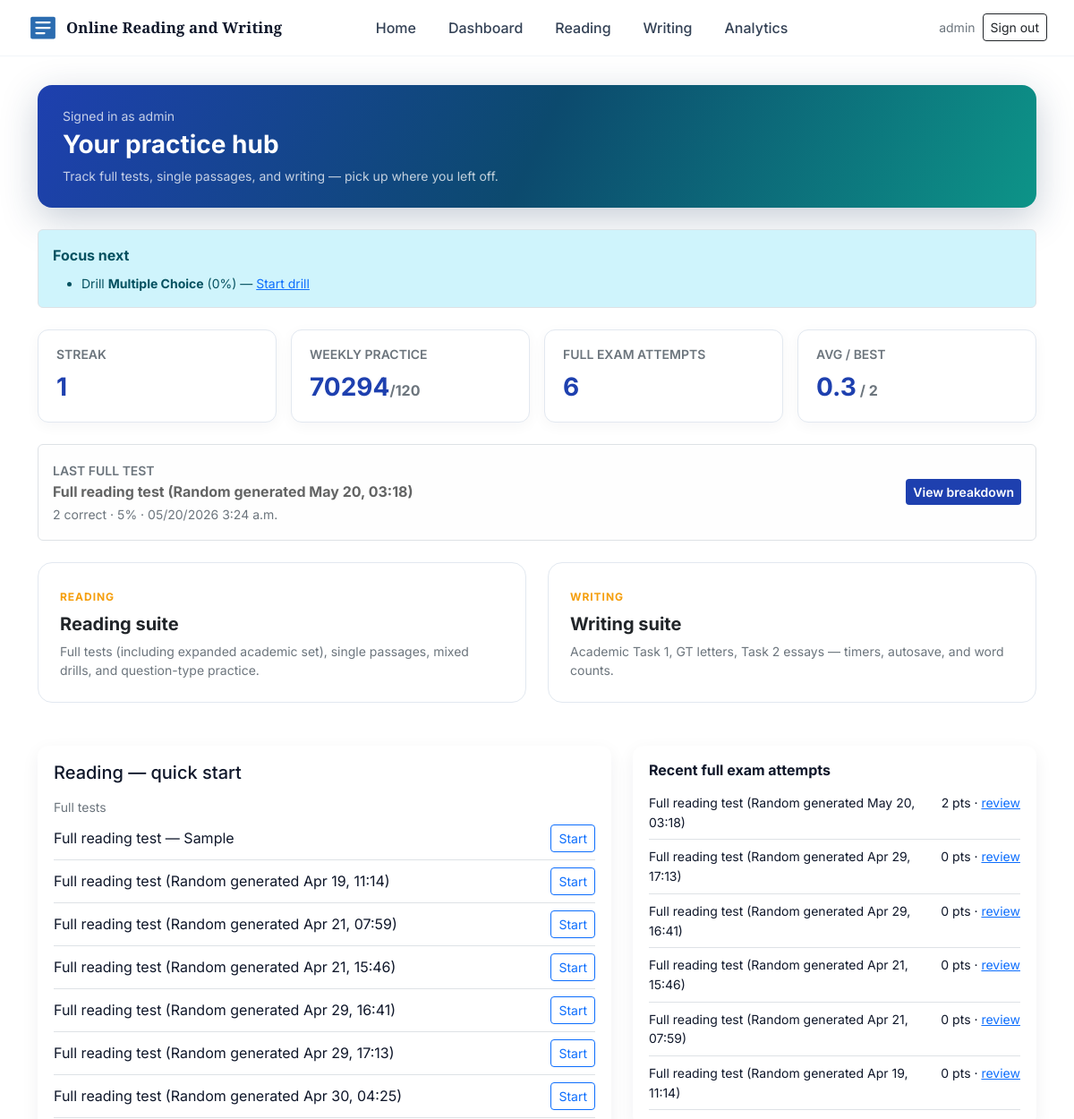
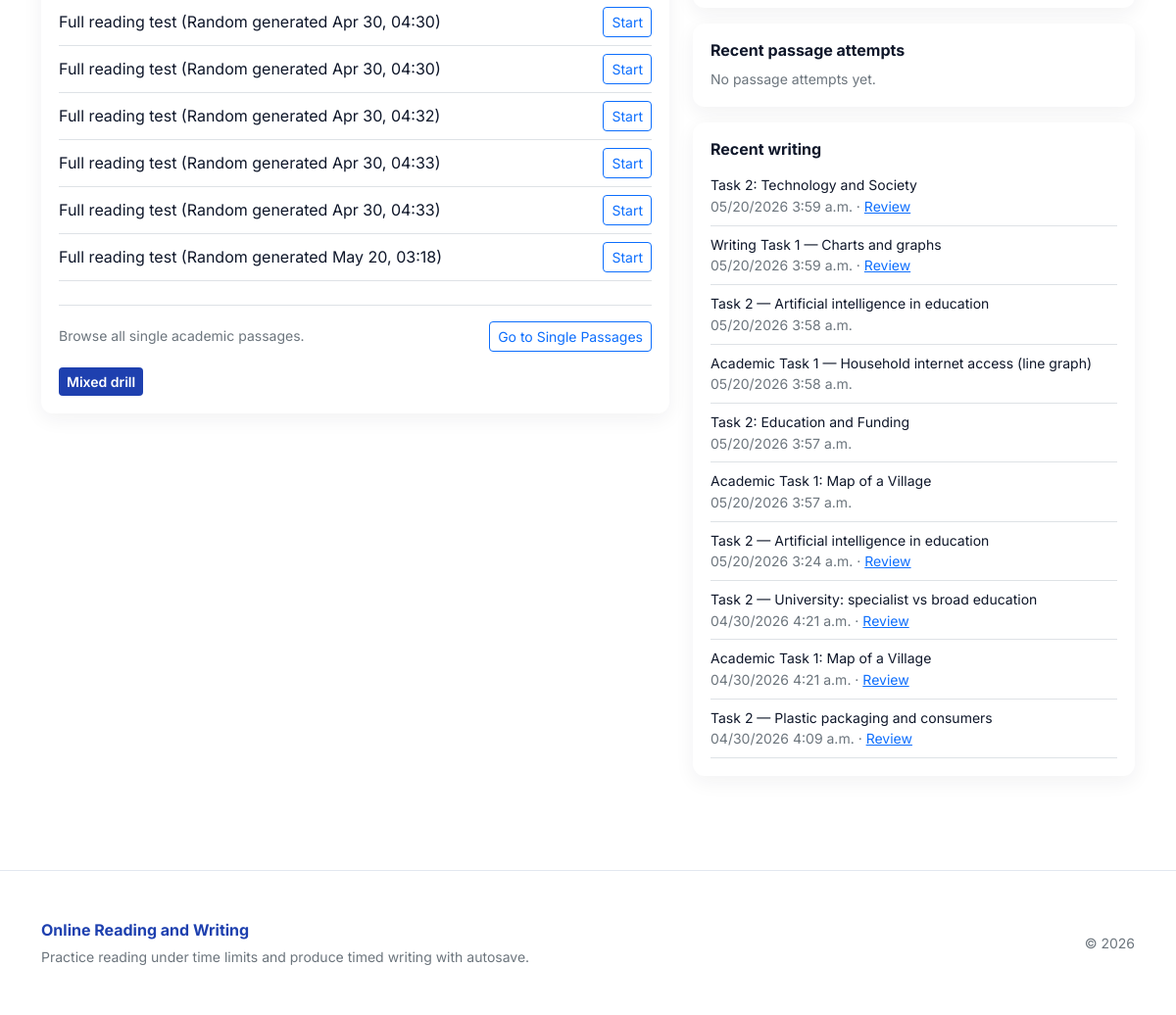
The page /dashboard/ (signed in) on the database its author committed (2 pictures, top to bottom).
### ielts/models.py (models this page shows, shortened)
class LearnerProfile(models.Model):
    user = models.OneToOneField(User, on_delete=models.CASCADE, related_name="learner_profile")
    target_band = models.DecimalField(max_digits=3, decimal_places=1, null=True, blank=True)
    weekly_goal_minutes = models.PositiveIntegerField(default=120)
    streak_days = models.PositiveIntegerField(default=0)
    last_practice_date = models.DateField(null=True, blank=True)

class ReadingExamAttempt(models.Model):
    user = models.ForeignKey(User, on_delete=models.CASCADE, related_name="reading_exam_attempts")
    exam = models.ForeignKey(ReadingExam, on_delete=models.CASCADE)
    answers = models.JSONField(default=dict, blank=True)
    score = models.IntegerField(default=0)
    started_at = models.DateTimeField(default=timezone.now)
    submitted_at = models.DateTimeField(null=True, blank=True)

class ReadingExam(models.Model):
    slug = models.SlugField(unique=True, max_length=80)
    title = models.CharField(max_length=200)
    description = models.TextField(blank=True)
    time_limit_minutes = models.IntegerField(default=60)

class WritingAttempt(models.Model):
    user = models.ForeignKey(User, on_delete=models.CASCADE)
    task = models.ForeignKey(WritingTask, on_delete=models.CASCADE)
    content = models.TextField(blank=True)
    started_at = models.DateTimeField(default=timezone.now)
    updated_at = models.DateTimeField(auto_now=True)
    submitted = models.BooleanField(default=False)
    submitted_at = models.DateTimeField(null=True, blank=True)
    word_count = models.PositiveIntegerField(default=0)
    self_review = models.JSONField(default=dict, blank=True)

class WritingTask(models.Model):
    TASK_KIND_ACADEMIC_T1 = "academic_t1"
    TASK_KIND_ESSAY = "t2_essay"
    TASK_KIND_CHOICES = (
        (TASK_KIND_ACADEMIC_T1, "Task 1 — Academic (graphs, charts, etc.)"),
        (TASK_KIND_ESSAY, "Task 2 — Essay"),
    )
    title = models.CharField(max_length=200)
    prompt = models.TextField()
    time_limit_minutes = models.IntegerField(default=20)
    task_kind = models.CharField(
        max_length=20,
        choices=TASK_KIND_CHOICES,
        default=TASK_KIND_ESSAY,
    )
    scenario = models.JSONField(default=dict, blank=True)
    visual = models.JSONField(default=dict, blank=True)

### ielts/views.py (the view)
# urls.py: path("dashboard/", views.dashboard, name="dashboard"),
@login_required
def dashboard(request):
    ensure_sample_data()
    writing_tasks = WritingTask.objects.all()
    reading_passages = ReadingPassage.objects.all()
    writing_attempts = WritingAttempt.objects.filter(user=request.user).order_by("-updated_at")[:10]
    reading_attempts = ReadingAttempt.objects.filter(user=request.user).order_by("-submitted_at")[:10]
    exams = ReadingExam.objects.all()
    exam_attempts = (
        ReadingExamAttempt.objects.filter(user=request.user, submitted_at__isnull=False)
        .select_related("exam")
        .order_by("-submitted_at")[:10]
    )
    exam_stats = ReadingExamAttempt.objects.filter(user=request.user, submitted_at__isnull=False).aggregate(
        n=Count("id"),
        avg_score=Avg("score"),
        best_score=Max("score"),
    )
    last_exam = exam_attempts.first() if exam_attempts else None
    last_exam_pct = None
    last_exam_band = None
    if last_exam:
        total_q = 0
        for sec in last_exam.exam.sections.prefetch_related("passage__questions"):
            total_q += sec.passage.questions.count()
        if total_q:
            last_exam_pct = round(100 * last_exam.score / total_q)
            last_exam_band = reading_band_from_raw(last_exam.score, total_q)
    profile, _ = LearnerProfile.objects.get_or_create(user=request.user)
    weekly_mins = weekly_practice_minutes(request.user)
    focus = focus_recommendations(request.user)
    return render(
        request,
        "ielts/dashboard.html",
        {
            "writing_tasks": writing_tasks,
            "reading_passages": reading_passages,
            "writing_attempts": writing_attempts,
            "reading_attempts": reading_attempts,
            "reading_exams": exams,
            "exam_attempts": exam_attempts,
            "exam_stats": exam_stats,
            "last_exam_attempt": last_exam,
            "last_exam_pct": last_exam_pct,
            "last_exam_band": last_exam_band,
            "learner_profile": profile,
            "weekly_minutes": weekly_mins,
            "weekly_goal": profile.weekly_goal_minutes,
            "focus": focus,
        },
    )

### ielts/templates/ielts/dashboard.html (shortened to what this page needs)
{% extends 'ielts/base.html' %}
{% block content %}
  <div class="dash-welcome mb-4">
    <p class="small text-white-50 mb-1">Signed in as {{ user.username }}</p>
    <h1 class="h3 fw-bold mb-2">Your practice hub</h1>
    <p class="mb-0 text-white-50 small">Track full tests, single passages, and writing — pick up where you left off.</p>
  </div>
  {% if focus.reading or focus.writing %}
  <div class="alert alert-info border mb-4">
    <div class="fw-bold mb-2">Focus next</div>
    <ul class="mb-0 small">
      {% if focus.reading %}
        <li>Drill <strong>{{ focus.reading.label }}</strong> ({{ focus.reading.accuracy }}%) —
          <a href="{% url 'ielts:reading_practice' focus.reading.type_slug %}">Start drill</a></li>
      {% endif %}
    </ul>
  </div>
  {% endif %}
  <div class="row g-3 mb-4">
    <div class="col-sm-3">
      <div class="dash-stat-pill h-100">
        <div class="small text-muted text-uppercase fw-semibold mb-1">Streak</div>
        <div class="fs-3 fw-bold text-brand">{{ learner_profile.streak_days }}</div>
      </div>
    </div>
    <div class="col-sm-3">
      <div class="dash-stat-pill h-100">
        <div class="small text-muted text-uppercase fw-semibold mb-1">Weekly practice</div>
        <div class="fs-3 fw-bold text-brand">{{ weekly_minutes }}<span class="fs-6 text-muted">/{{ weekly_goal }}</span></div>
      </div>
    </div>
    <div class="col-sm-3">
      <div class="dash-stat-pill h-100">
        <div class="small text-muted text-uppercase fw-semibold mb-1">Full exam attempts</div>
        <div class="fs-3 fw-bold text-brand">{{ exam_stats.n|default:0 }}</div>
      </div>
    </div>
    <div class="col-sm-3">
      <div class="dash-stat-pill h-100">
        <div class="small text-muted text-uppercase fw-semibold mb-1">Avg / best</div>
        <div class="fs-3 fw-bold text-brand">{% if exam_stats.avg_score is not None %}{{ exam_stats.avg_score|floatformat:1 }}{% else %}—{% endif %}<span class="fs-6 text-muted"> / {% if exam_stats.best_score is not None %}{{ exam_stats.best_score }}{% else %}—{% endif %}</span></div>
      </div>
    </div>
  </div>
  {% if last_exam_attempt %}
    <div class="alert alert-light border mb-4 d-flex flex-wrap justify-content-between align-items-center gap-2">
      <div>
        <span class="small text-muted text-uppercase fw-semibold">Last full test</span>
        <div class="fw-bold">{{ last_exam_attempt.exam.title }}</div>
        <span class="small text-muted">{{ last_exam_attempt.score }} correct{% if last_exam_pct is not None %} · {{ last_exam_pct }}%{% endif %}{% if last_exam_band %} · ≈ Band {{ last_exam_band }}{% endif %} · {{ last_exam_attempt.submitted_at|date:'SHORT_DATETIME_FORMAT' }}</span>
      </div>
      <a href="{% url 'ielts:exam_result' last_exam_attempt.id %}" class="btn btn-sm btn-cta">View breakdown</a>
    </div>
  {% endif %}
  <div class="row g-4 mb-5">
    <div class="col-md-6">
      <a href="{% url 'ielts:reading_hub' %}" class="text-decoration-none dash-bento-tile d-block h-100">
        <span class="dash-suite-label d-inline-block mb-2">Reading</span>
        <h2 class="h5 fw-bold text-dark">Reading suite</h2>
        <p class="small text-muted mb-0">Full tests (including expanded academic set), single passages, mixed drills, and question-type practice.</p>
      </a>
    </div>
    <div class="col-md-6">
      <a href="{% url 'ielts:writing_hub' %}" class="text-decoration-none dash-bento-tile d-block h-100">
        <span class="dash-suite-label d-inline-block mb-2">Writing</span>
        <h2 class="h5 fw-bold text-dark">Writing suite</h2>
        <p class="small text-muted mb-0">Academic Task 1, GT letters, Task 2 essays — timers, autosave, and word counts.</p>
      </a>
    </div>
  </div>
  <div class="row g-4">
    <div class="col-lg-7">
      <div class="card-modern mb-4">
        <h5 class="mb-3">Reading — quick start</h5>
        {% if reading_exams %}
          <p class="small text-muted mb-2">Full tests</p>
          <ul class="list-unstyled mb-4">
            {% for ex in reading_exams %}
              <li class="mb-2 d-flex flex-wrap justify-content-between align-items-center gap-2 border-bottom pb-2">
                <span>{{ ex.title }}</span>
                <a href="{% url 'ielts:reading_exam' ex.id %}" class="btn btn-sm btn-outline-primary">Start</a>
              </li>
            {% endfor %}
          </ul>
        {% endif %}
        <div class="d-flex align-items-center justify-content-between border-top pt-3 mt-2">
          <p class="small text-muted mb-0">Browse all single academic passages.</p>
          <a class="btn btn-sm btn-outline-primary" href="{% url 'ielts:reading_single_passages' %}">Go to Single Passages</a>
        </div>
        <div class="mt-3">
          <a href="{% url 'ielts:reading_practice' 'mixed' %}" class="btn btn-sm btn-cta">Mixed drill</a>
        </div>
      </div>
    </div>
    <aside class="col-lg-5">
      <div class="card-modern mb-3">
        <h6 class="fw-bold">Recent full exam attempts</h6>
        <ul class="list-unstyled mt-2 small mb-0">
          {% for a in exam_attempts %}
            <li class="py-2 border-bottom d-flex justify-content-between align-items-start gap-2">
              <span>{{ a.exam.title }}</span>
              <span class="text-nowrap">{{ a.score }} pts · <a href="{% url 'ielts:exam_result' a.id %}">review</a></span>
            </li>
          {% empty %}
            <li class="text-muted">No full exam attempts yet.</li>
          {% endfor %}
        </ul>
      </div>
      <div class="card-modern mb-3">
        <h6 class="fw-bold">Recent passage attempts</h6>
        <ul class="list-unstyled mt-2 small mb-0">
          {% for r in reading_attempts %}
            <li class="py-2 border-bottom">{{ r.passage.title }}
              <div class="text-muted">Score: <strong>{{ r.score }}</strong></div>
            </li>
          {% empty %}
            <li class="text-muted">No passage attempts yet.</li>
          {% endfor %}
        </ul>
      </div>
      <div class="card-modern">
        <h6 class="fw-bold">Recent writing</h6>
        <ul class="list-unstyled mt-2 small mb-0">
          {% for a in writing_attempts %}
            <li class="py-2 border-bottom">{{ a.task.title }}
              <div class="text-muted">{{ a.updated_at|date:'SHORT_DATETIME_FORMAT' }}{% if a.submitted %} · <a href="{% url 'ielts:writing_review' a.id %}">Review</a>{% endif %}</div>
            </li>
          {% empty %}
            <li class="text-muted">No attempts yet.</li>
          {% endfor %}
        </ul>
      </div>
    </aside>
  </div>
{% endblock %}

### ielts/templates/ielts/base.html (shortened to what this page needs)
<!doctype html>
{% load static %}
<html lang="en">
  <head>
    <link href="https://cdn.jsdelivr.net/npm/bootstrap@5.2.3/dist/css/bootstrap.min.css" rel="stylesheet">
    <link href="{% static 'ielts/css/style.css' %}?v={% now 'U' %}" rel="stylesheet">
  </head>
  <body class="{% block body_class %}{% endblock %}">
    <header class="site-header">
      <nav class="navbar navbar-expand-lg navbar-light container navbar-custom align-items-center py-2">
        <div class="d-flex align-items-center logo-wrap">
          <a class="navbar-brand d-flex align-items-center gap-2" href="{% url 'ielts:home' %}">
            <img src="{% static 'ielts/img/logo.svg' %}" alt="" width="36" height="36" class="rounded-1" onerror="this.style.display='none'">
            <span class="brand-title">Online Reading and Writing</span>
          </a>
        </div>
        <div class="collapse navbar-collapse" id="navMain">
          <ul class="navbar-nav mx-auto main-nav-nav my-2 my-lg-0">
            <li class="nav-item"><a class="nav-link" href="{% url 'ielts:home' %}">Home</a></li>
            {% if user.is_authenticated %}
              <li class="nav-item"><a class="nav-link" href="{% url 'ielts:dashboard' %}">Dashboard</a></li>
              <li class="nav-item"><a class="nav-link" href="{% url 'ielts:reading_hub' %}">Reading</a></li>
              <li class="nav-item"><a class="nav-link" href="{% url 'ielts:writing_hub' %}">Writing</a></li>
              <li class="nav-item"><a class="nav-link" href="{% url 'ielts:analytics' %}">Analytics</a></li>
            {% endif %}
          </ul>
          <div class="d-flex align-items-center gap-2 ms-lg-auto nav-auth">
            {% if user.is_authenticated %}
              <span class="text-muted small d-none d-sm-inline">{{ user.username }}</span>
              <a class="btn btn-sm btn-outline-dark" href="{% url 'ielts:logout' %}">Sign out</a>
            {% else %}
              <a class="btn btn-sm btn-outline-dark" href="{% url 'ielts:login' %}">Sign in</a>
              <a class="btn btn-sm btn-cta-nav px-3" href="{% url 'ielts:register' %}">Sign up</a>
            {% endif %}
          </div>
        </div>
      </nav>
    </header>
    <main class="container main-content">
      {% block content %}{% endblock %}
    </main>
    <footer class="site-footer mt-5 py-5">
      <div class="container">
        <div class="row align-items-center">
          <div class="col-md-8">
            <span class="footer-brand">Online Reading and Writing</span>
            <p class="small text-muted mb-0 mt-1">Practice reading under time limits and produce timed writing with autosave.</p>
          </div>
          <div class="col-md-4 text-md-end mt-3 mt-md-0">
            <span class="small text-muted">© {% now "Y" %}</span>
          </div>
        </div>
      </div>
    </footer>
  </body>
</html>

### rows shown on the page
LearnerProfile: streak_days "1"
ReadingExamAttempt: exam "Full reading test (Random generated May 20, 03:18)", score "2", submitted_at "05/20/2026 3:24 a.m."
ReadingExam: title "Full reading test — Sample"
ReadingExam: title "Full reading test (Random generated Apr 19, 11:14)"
ReadingExam: title "Full reading test (Random generated Apr 21, 07:59)"
ReadingExam: title "Full reading test (Random generated Apr 21, 15:46)"
ReadingExam: title "Full reading test (Random generated Apr 29, 16:41)"
ReadingExam: title "Full reading test (Random generated Apr 29, 17:13)"
ReadingExam: title "Full reading test (Random generated Apr 30, 04:25)"
ReadingExam: title "Full reading test (Random generated Apr 30, 04:30)"
ReadingExam: title "Full reading test (Random generated Apr 30, 04:30)"
ReadingExam: title "Full reading test (Random generated Apr 30, 04:32)"
ReadingExam: title "Full reading test (Random generated Apr 30, 04:33)"
ReadingExam: title "Full reading test (Random generated Apr 30, 04:33)"
ReadingExam: title "Full reading test (Random generated May 20, 03:18)"
ReadingExamAttempt: exam "Full reading test (Random generated Apr 29, 17:13)", score "0"
ReadingExamAttempt: exam "Full reading test (Random generated Apr 29, 16:41)", score "0"
ReadingExamAttempt: exam "Full reading test (Random generated Apr 21, 15:46)", score "0"
ReadingExamAttempt: exam "Full reading test (Random generated Apr 21, 07:59)", score "0"
ReadingExamAttempt: exam "Full reading test (Random generated Apr 19, 11:14)", score "0"
WritingAttempt: task "Task 2: Technology and Society", updated_at "05/20/2026 3:59 a.m.", submitted "Review"
WritingAttempt: task "Writing Task 1 — Charts and graphs", updated_at "05/20/2026 3:59 a.m.", submitted "Review"
WritingAttempt: task "Task 2 — Artificial intelligence in education", updated_at "05/20/2026 3:58 a.m."
WritingAttempt: task "Academic Task 1 — Household internet access (line graph)", updated_at "05/20/2026 3:58 a.m."
WritingAttempt: task "Task 2: Education and Funding", updated_at "05/20/2026 3:57 a.m."
WritingAttempt: task "Academic Task 1: Map of a Village", updated_at "05/20/2026 3:57 a.m."
WritingAttempt: task "Task 2 — Artificial intelligence in education", updated_at "05/20/2026 3:24 a.m.", submitted "Review"
WritingAttempt: task "Task 2 — University: specialist vs broad education", updated_at "04/30/2026 4:21 a.m.", submitted "Review"
WritingAttempt: task "Academic Task 1: Map of a Village", updated_at "04/30/2026 4:21 a.m.", submitted "Review"
WritingAttempt: task "Task 2 — Plastic packaging and consumers", updated_at "04/30/2026 4:09 a.m.", submitted "Review"

### other values the page prints
{{ user.username }} "admin"
{{ focus.reading.label }} "Multiple Choice"
{{ focus.reading.accuracy }} "0"
{{ weekly_minutes }} "70294"
{{ weekly_goal }} "120"
{{ exam_stats.n|default:0 }} "6"
{{ exam_stats.avg_score|floatformat:1 }} "0.3"
{{ exam_stats.best_score }} "2"
{{ last_exam_pct }} "5"
